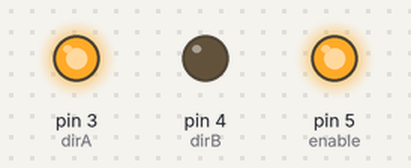
The sketch below on a simulated Arduino Uno, built with avr-gcc and run on an emulated ATmega328P. Parts: output pins drawn as LEDs (lit = HIGH). What the sketch prints to the serial monitor is not drawn.

Above: at 0.3 s.
At 3.8 s:
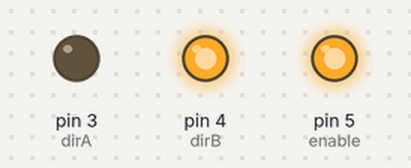
At 8.0 s:
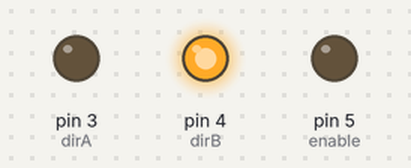
Timing chart, 0 to 11.7 s (numbered marks = the images above):
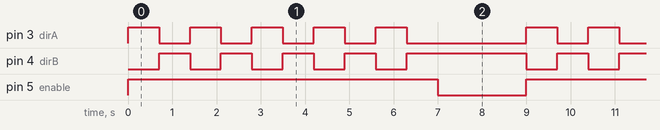

Measured:
- by itself, pin 3 (dirA): repeats every 9.0 s: 4 × (LOW 0.70 s, HIGH 0.70 s), LOW 2.7 s, HIGH 0.70 s
- by itself, pin 4 (dirB): repeats every 9.0 s: 3 × (LOW 0.70 s, HIGH 0.70 s), LOW 0.70 s, HIGH 2.7 s, LOW 0.70 s, HIGH 0.70 s
- by itself, pin 5 (enable): alternates HIGH for 7.0 s and LOW for 2.0 s

The sketch:

relay.ino
```cpp
#define enable 5
#define dirA 3
#define dirB 4

int i;

void setup() {
  pinMode(enable, OUTPUT);
  pinMode(dirA, OUTPUT);
  pinMode(dirB, OUTPUT);
  Serial.begin(9600);
}

void loop() {
  Serial.println("Relay cycle: running, then stopped");
  digitalWrite(enable, HIGH);
  for (i = 0; i < 5; i++) {
    digitalWrite(dirA, HIGH);
    digitalWrite(dirB, LOW);
    delay(700);
    digitalWrite(dirA, LOW);
    digitalWrite(dirB, HIGH);
    delay(700);
  }

  digitalWrite(enable, LOW);
  delay(2000);
}
```
